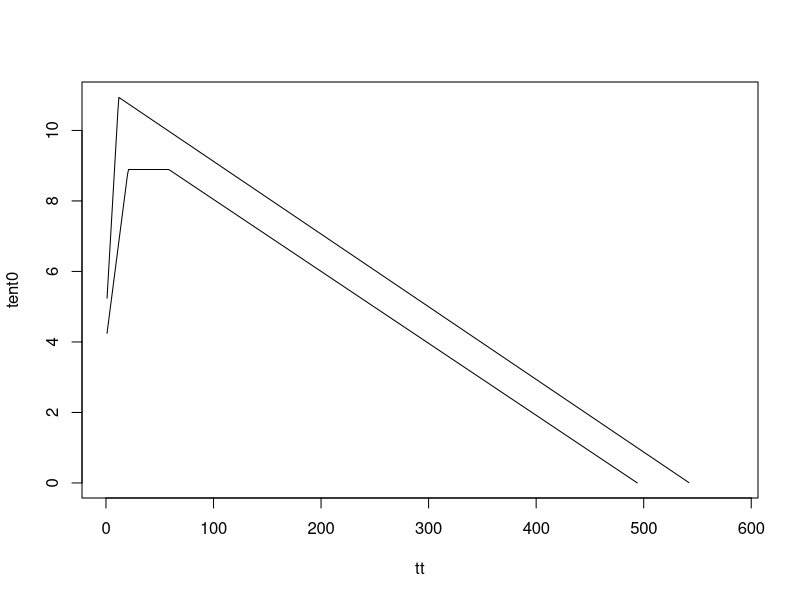

The R source for this figure:

##################################################
#  The tent function 
##################################################

Pf.gr = function(N=1, mn=10, vr=1){
  log10(rnorm(N,mn,vr))/2
}

Pf.MZ0 = function(){
  #FIX STUB 
  rnorm(1,4.2,.1)                         
} 

Pf.PeakD = function(){
  #FIX STUB 
  # Day when parasitemia first peaks
  ceiling(9+rlnorm(1,log(3),.5))
}

Pf.Duration = function(N=1,mn=200){
  #FIX STUB 
  # Time to last parasitemia
  rgeom(N,1/mn) 
} 

Pf.MaxPD = function(N=1, mn=10.5, vr=0.5){rnorm(N,mn,vr)} 

tentPAR = function(t, thresh = 3){ 
  lastDetect    = Pf.Duration()
  mxPD          = Pf.MaxPD() 
  peakD         = Pf.PeakD() 
  dr            = (mxPD - thresh)/lastDetect
  tEnd          = peakD + lastDetect + thresh/dr
  
  list(
    t0  	  = t, 
    PfSeed        = .Random.seed, 
    gr            = Pf.gr(),
    MZ0           = Pf.MZ0(),
    peakD         = peakD,
    mxPD          = mxPD, 
    dr            = dr,
    tEnd          = tEnd 
  )
} 

##################################################
#  The function describing an infection without 
#  pre-existing immunity.  
##################################################

Pt_tent = function(t, PAR, Imm){with(c(PAR,Imm),{
  PfAge = t-t0+1
  PP = -1

  if(PfAge>0 & PfAge <= tEnd){
    PP = min(
       MZ0 + (gr*im.gr)*PfAge,
       mxPD*im.mx,
       mxPD*(1-(PfAge-peakD)/(tEnd-peakD)*im.end)
    )
  }
  PP = PP*im.tot
  ifelse(PP>0, PP, NaN)
})}



Imm0 = list(im.gr=1, im.mx=1, im.tot=1,im.end=1)
Imm1 = list(im.gr=.5, im.mx=.9, im.tot=.9, im.end = 1.1)

PAR = tentPAR(0)
tt = 1:(PAR$tEnd+40)
tent0=unlist(sapply(tt, Pt_tent, PAR=PAR, Imm=Imm0)) 
tent1=unlist(sapply(tt, Pt_tent, PAR=PAR, Imm=Imm1)) 
plot(tt, tent0, type = "l")
lines(tt, tent1)

makeClone_tent = function(t, pfid, ixH, nmz=0){ 
  PAR = tent_PAR(t)
 
  ImmState = getImmuneState(t, ixH)  
  # Parasite Densities :: infected RBCs
  Pt = makePt_tent(gr, MZ0, peakD, mxPD, lastDetect)
  if(PAR$red == TRUE){ 
    Pt = pmin(pmax(0,Pt*bumps1(length(Pt))), 13) 
    Pt = redSmooth(Pt,gr) 
  } 

  MZ2GZ = 3
  Gt = Pt2Gt_simple(Pt, MZ2GZ)

  ixG = max(which(!is.na(Gt))) 
  ixP = max(which(!is.na(Pt))) 

  tEnd = max(ixG, ixP) 
  Pt = Pt[1:tEnd] 
  Gt = Gt[1:tEnd] 

  list(
    id    = PfID,                     
    t0    = t,                       
    tEnd  = tEnd,
    Pt    = Pt,
    Gt    = Gt,
    PAR   = list(gr=gr,MZ0=MZ0,peakD=peakD,mxPD=mxPD)
  )
}


redSmooth = function(Pt,gr){
  ix=which(diff(Pt)>gr)
  i=1
  while(length(ix)>0){
    i = i+1 
    if (i > 10) browser() 
    Pt[ix+1] = Pt[ix] + gr - 10^-6
    ix=which(diff(Pt)>gr)
  } 
Pt} 
 
cumGam = function(iG1){
 GG = rep(NaN, 10)
 gg = NaN
 for(i in c(1:length(iG1))){
   gg = addPosLogs(c(gg-0.45,iG1[i]))
   GG = c(GG, gg)
 }
 if(!is.na(gg)){
   while(gg >0){
     gg = gg-0.45
     GG = c(GG, gg)  
   }
 } 
 GG
} 

Pt2Gt_simple = function(Pt, MZ2GZ){
  Gt = c(rep(NaN, 15), Pt-MZ2GZ) 
  Gt[which(Gt < 0)] = NaN
  Gt
}




makePt_tent = function(gr=1, MZ0=4.2, peakD=38, mxPD=10.5, tEnd=220){
  #FIX STUB 
  dr = mxPD/tEnd
  P1 = rep(NaN,6) 
  P2 = pmin(MZ0 + gr*c(1:(peakD-6)), mxPD)
  P3 = max(P2) - dr*c(1:tEnd)
  c(P1,P2,P3)
}

makeGt.tent = function(Pt){
   Gt = Pt-2 
   Gt[which(Gt <0)] = NaN 
   c(rep(-1,10), Gt)
}

PfID = 0
